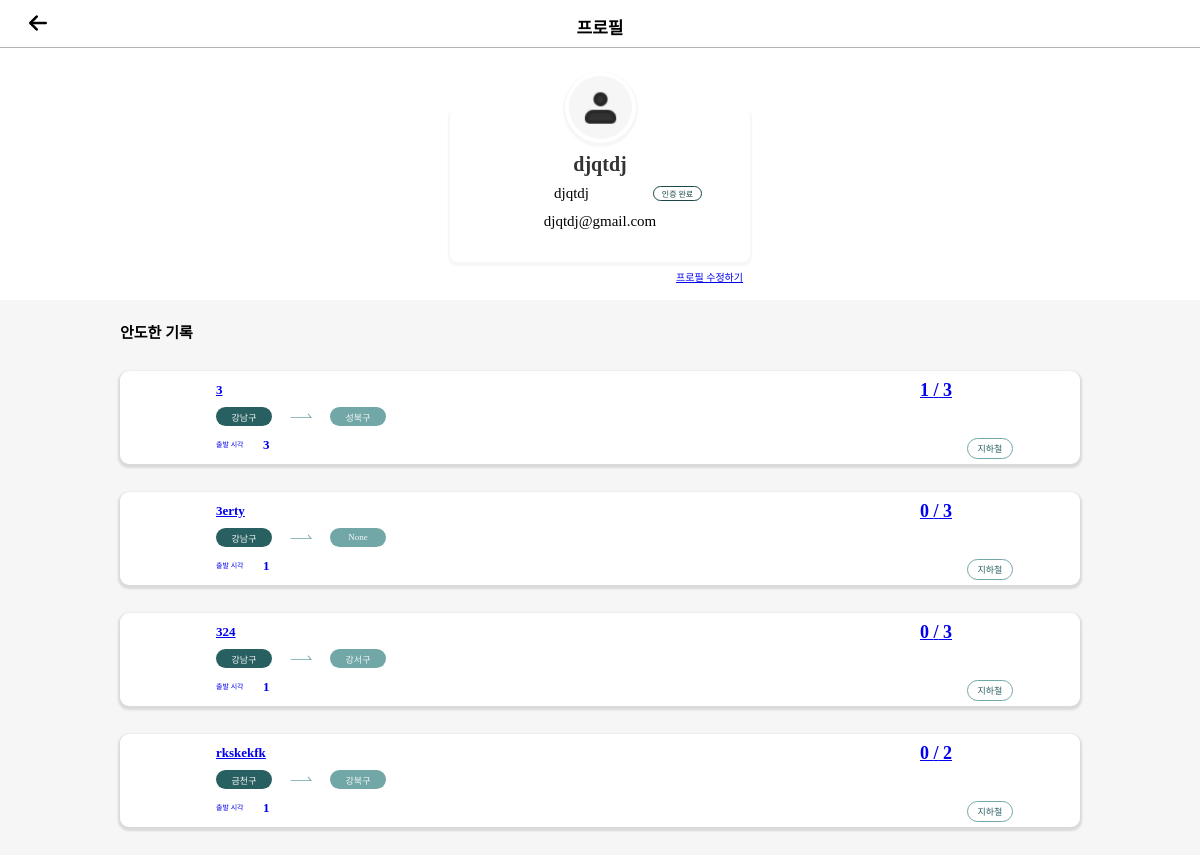
The app's page /my_page/2 (signed in) with its own data.
### account/models.py (models this page shows, shortened)
class User(AbstractBaseUser):
    username = models.CharField(max_length=30, unique=True)
    name = models.CharField(max_length=40, null=False, blank=False)
    email = models.EmailField(max_length=100, unique=True)
    nickname = models.CharField(max_length=40)
    school_name = models.CharField(max_length=100)
    school_photo = models.FileField(upload_to='image/%Y/%m/%d')
    user_profile = models.FileField(upload_to='profile/%Y/%m/%d', default="profile/user.png")
    is_admin = models.BooleanField(default=False)
    is_active = models.BooleanField(default=False)
    is_staff = models.BooleanField(default=False)
    is_superuser = models.BooleanField(default=False)
    object = MyAccountManager()  # 헬퍼 클래스 사용
    USERNAME_FIELD = 'username'  # 로그인 ID로 사용할 필드
    REQUIRED_FIELDS = ['name', 'email', 'nickname', 'school_name', 'school_photo', 'user_profile']  # 필수 작성 필드

### boardapp/models.py (models this page shows, shortened)
class Board(models.Model):
    DISTRICT_CHOICES = (
        ('강남구', '강남구'),
        ('강동구', '강동구'),
        ('강북구', '강북구'),
        ('강서구', '강서구'),
        ('관악구', '관악구'),
        ('광진구', '광진구'),
        ('구로구', '구로구'),
        ('금천구', '금천구'),
        ('노원구', '노원구'),
        ('도봉구', '도봉구'),
        ('동대문구', '동대문구'),
        ('동작구', '동작구'),
        ('마포구', '마포구'),
        ('서대문구', '서대문구'),
        ('서초구', '서초구'),
        ('성동구', '성동구'),
        ('성북구', '성북구'),
        ('송파구', '송파구'),
        ('양천구', '양천구'),
        ('영등포구', '영등포구'),
        ('용산구', '용산구'),
        ('은평구', '은평구'),
        ('종로구', '종로구'),
        ('중구', '중구'),
        ('중랑구', '중랑구'),
    )
    WAY_CHOICES = WayChoices.choices
    title = models.CharField(max_length=100)
    user = models.ForeignKey(settings.AUTH_USER_MODEL, on_delete=models.CASCADE, null=True, related_name='posts')
    description = models.TextField(blank=True)
    address = models.CharField(max_length=50, choices=DISTRICT_CHOICES)
    way = models.CharField(max_length=10, choices=WAY_CHOICES, null=True)
    start_time = models.CharField(max_length=100, null=True)
    startpoint = models.CharField(max_length=50)
    endpoint = models.CharField(max_length=50)
    address_end = models.CharField(max_length=50, choices=DISTRICT_CHOICES, null=True)  # 도착구
    count = models.IntegerField(default=0)  # 0이상의 정수
    countcheck = models.IntegerField(default=0)
    complete = models.BooleanField(default=False)
    created_at = models.DateTimeField(auto_now_add=True)
    updated_at = models.DateTimeField(auto_now=True)

### account/views.py (the view)
# urls.py: path('my_page/<int:pk>', views.my_page, name='my_page'),
@login_required
def my_page(request, pk):
    user = get_object_or_404(User, pk=pk)
    user_posts = user.posts.all()
    board = get_object_or_404(Board, pk=pk)
    context = {
        'user': user,
        'user_posts': user_posts,
        'board':board
    }
    return render(request, "my_page.html", context)

### account/templates/my_page.html (shortened to what this page needs)
<!DOCTYPE html>
<html lang="en">
  <head>
    {% load static %}
    <link rel="stylesheet" href="{% static 'css/mypage.css' %}" />
  </head>
  <body>
    <div class="container">
      <header class="hd">
        <img
          id="back"
          src="{% static 'image/back.png' %}"
          alt="back"
          width="17.5px"
          onclick="goBack()"
        />
        <span id="header-title">프로필</span>
      </header>
      <div class="bd">
        <div class="content">
          <section class="profile-sec">
            <div class="profile-box-wrap">
              <div class="profile-img-box">
                <img
                  id="profile-img"
                  src="{% static 'image/profile.jpg' %}"
                  width="63px"
                />
              </div>
              <div class="profile-whitebox">
                <span id="nickname">{{ user.nickname }}</span>
                <div class="verify-box">
                  <span id="uschool">{{ user.school_name }}</span>
                  {% if user.is_active %}
                  <span id="school-verified">인증 완료</span>
                  {% endif %}
                </div>
                <span id="uemail">{{ user.email }}</span>
              </div>
              <a id="profile-edit" href="{% url 'account:my_page_update' pk=user.id %}">프로필 수정하기</a>
            </div>
          </section>
          <section class="history-sec">
            <div class="content">
              <div id="history-sec-hd">안도한 기록</div>
              <div class="board-list">
                {% for list in user_posts %}
                <a href="{% url 'board_detail' pk=list.pk %}">
                <div class="whitebox">
                  <div class="main-content-wrap">
                    <h1 id="content-title">{{ list.title }}</h1>
                    <div class="location-wrap">
                      <div class="departure-box">
                        <span id="departure">{{ list.address }}</span>
                      </div>
                      <img
                        id="arrow"
                        src="{% static 'image/arrow.png' %}"
                        width="22px"
                      />
                      <div class="arrival-box">
                        <span id="arrival">{{ list.address_end }}</span>
                      </div>
                    </div>
                    <div class="time-wrap">
                      <span id="time-label">출발 시각</span>
                      <div id="time-box"><span id="time">{{ list.start_time}}</span></div>
                    </div>
                  </div>
                  <div class="side-content-wrap">
                    <div class="recruitment-box">
                      <span id="current-recruitment">{{ list.countcheck }}</span>
                      <span id="slash">/</span>
                      <span id="total-recruitment">{{ list.count }}</span>
                    </div>
                    <div class="transportation-box">
                      <span id="transportation">{{ list.way }}</span>
                    </div>
                  </div>
                </div>
                  </a>
                {% endfor %}
              </div>
            </div>
          </section>
        </div>
      </div>
    </div>
  </body>
</html>

### static/css/mypage.css (style rules this page uses)
body { margin: 0; font-family: "Pretendard-Regular"; }
.container { position: relative; height: 100%; margin: 0 auto; text-align: center; overflow: auto; background-color: #f6f6f6; -ms-overflow-style: none; }
header.hd { height: 48px; border-bottom: 1px solid #b3b3b3; box-sizing: border-box; padding-top: 14px; background-color: white; }
img#back { position: absolute; left: 29.25px; }
span#header-title { font-size: 17px; font-weight: bold; }
section.profile-sec { box-sizing: border-box; height: 252px; padding: 24px 38px 19px; background-color: white; }
.profile-box-wrap { width: 300px; height: 190px; position: relative; margin: 0 auto; }
.profile-img-box { width: 71px; height: 71px; position: relative; border-radius: 50px; background-color: white; z-index: 1; box-shadow: 0px 2px 2px 2px #f6f6f6; margin: auto; }
img#profile-img { width: 63px; border-radius: 50px; padding-top: 4px; position: relative; z-index: 1; }
.profile-whitebox { position: absolute; top: 36px; width: 100%; height: 154px; box-shadow: 0px 2px 2px 2px #f6f6f6; border-radius: 8px; }
span#nickname, #uemail { display: block; }
span#nickname:first-child { display: block; padding-top: 45px; font-weight: bold; font-size: 20px; color: #333333; }
.verify-box { width: 100%; height: 19px; position: relative; padding-top: 9px; }
span#uschool:first-child { position: absolute; left: 104px; font-size: 15px; }
span#school-verified { position: absolute; box-sizing: border-box; padding-top: 1px; width: 49px; height: 15px; top: 10px; left: 203px; border: 1px solid #1c4747; border-radius: 8.5px; font-size: 8px; color: #1c4747; font-weight: 550; }
span#uemail { padding-top: 9px; font-size: 15px; }
#profile-edit { display: block; text-align: right; font-size: 10px; position: absolute; top: 197px; right: 7px; }
section.history-sec { height: 80%; }
div#history-sec-hd { margin-left: 10%; text-align: left; margin-top: 21px; margin-bottom: 15px; font-weight: bold; font-size: 15px; }
.whitebox { display: flex; flex-direction: row; margin: 14px 10%; position: relative; box-sizing: border-box; width: 80%; height: 93px; background-color: #ffffff; border-radius: 9px; box-shadow: 0px 2px 2px 2px #dadada; }
.main-content-wrap { box-sizing: content-box; width: 60%; margin: 0px; margin-top: 11px; padding-left: 10%; }
h1#content-title { font-size: 13px; margin: 0px; text-align: left; overflow: hidden; text-overflow: ellipsis; white-space: nowrap; }
.location-wrap { position: relative; width: 175px; height: 19px; margin: 0px; margin-top: 9px; }
.departure-box, .arrival-box { position: absolute; box-sizing: border-box; width: 56px; height: 19px; background-color: #285f60; color: #f6f6f6; font-size: 9px; padding-top: 4px; border-radius: 9.5px; }
img#arrow { position: absolute; width: 22px; top: 6px; left: 74px; }
.arrival-box { top: 0px; left: 114px; background-color: #72a7a8; }
.time-wrap { position: relative; width: 175px; height: 20px; margin: 0px; margin-top: 11px; }
span#time-label { position: absolute; left: 0px; top: 0px; font-size: 7px; margin-top: 2px; }
div#time-box { position: absolute; left: 47px; font-size: 13px; font-weight: bold; }
.side-content-wrap { box-sizing: content-box; width: 30%; margin-top: 9px; }
.recruitment-box { font-weight: bold; font-size: 18px; }
.transportation-box { position: absolute; box-sizing: border-box; width: 46px; right: 7%; margin-top: 37px; color: #285f60; font-size: 9px; border: 1px solid #72a7a8; padding: 3px 9px; border-radius: 11px; }

### records on screen
User: nickname "djqtdj", school_name "djqtdj", email "djqtdj@gmail.com"
Board: title "3", address "강남구", address_end "성북구", start_time "3", countcheck "1", count "3", way "지하철"
Board: title "3erty", address "강남구", address_end "None", start_time "1", countcheck "0", count "3", way "지하철"
Board: title "324", address "강남구", address_end "강서구", start_time "1", countcheck "0", count "3", way "지하철"
Board: title "rkskekfk", address "금천구", address_end "강북구", start_time "1", countcheck "0", count "2", way "지하철"
